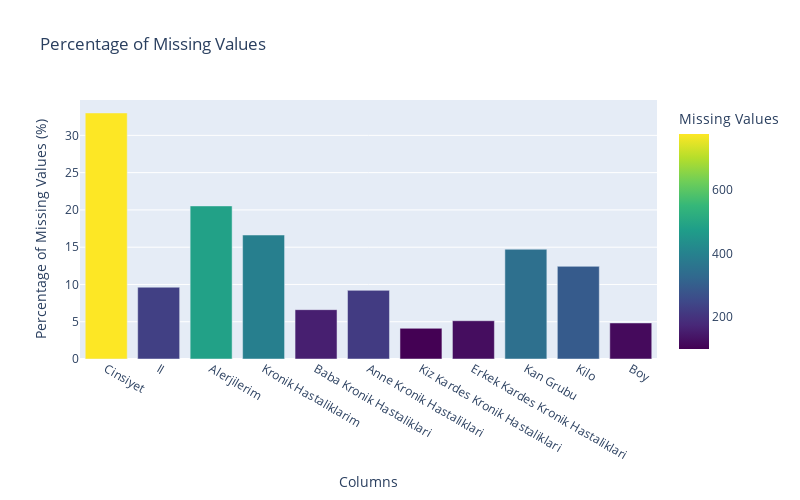

Here is the notebook cell this chart was saved with:
### Code cell
# Creating a DataFrame with missing values and their percentages
missing_data = pd.DataFrame({
    'Column': side_effects_data.columns,
    'Missing Values': side_effects_data.isnull().sum(),
    'Percentage (%)': (side_effects_data.isnull().sum() / len(side_effects_data)) * 100
})

# Visualizing missing values with Plotly
fig = px.bar(missing_data[missing_data['Missing Values'] > 0],
             x = 'Column', 
             y = 'Percentage (%)', 
             title = 'Percentage of Missing Values',
             labels = {'Column': 'Columns', 'Percentage (%)': 'Percentage of Missing Values (%)'},
             color = 'Missing Values', 
             color_continuous_scale = px.colors.sequential.Viridis)

fig.update_layout(width = 800, height = 500)
fig.show()

### Figure 1 — Plotly figure (JSON) as saved in the notebook; plotly's stock layout.template omitted (floating-point values rounded to 4 significant figures)
{"data": [{"alignmentgroup": "True", "hovertemplate": "Columns=%{x}<br>Percentage of Missing Values (%)=%{y}<br>Missing Values=%{marker.color}<extra></extra>", "legendgroup": "", "marker": {"color": [778, 227, 484, 392, 156, 217, 97, 121, 347, 293, 114], "coloraxis": "coloraxis", "pattern": {"shape": ""}}, "name": "", "offsetgroup": "", "orientation": "v", "showlegend": false, "textposition": "auto", "type": "bar", "x": ["Cinsiyet", "Il", "Alerjilerim", "Kronik Hastaliklarim", "Baba Kronik Hastaliklari", "Anne Kronik Hastaliklari", "Kiz Kardes Kronik Hastaliklari", "Erkek Kardes Kronik Hastaliklari", "Kan Grubu", "Kilo", "Boy"], "xaxis": "x", "y": [33.01, 9.631, 20.53, 16.63, 6.619, 9.207, 4.115, 5.134, 14.72, 12.43, 4.837], "yaxis": "y"}], "layout": {"barmode": "relative", "coloraxis": {"colorbar": {"title": {"text": "Missing Values"}}, "colorscale": [[0, "#440154"], [0.1111, "#482878"], [0.2222, "#3e4989"], [0.3333, "#31688e"], [0.4444, "#26828e"], [0.5556, "#1f9e89"], [0.6667, "#35b779"], [0.7778, "#6ece58"], [0.8889, "#b5de2b"], [1, "#fde725"]]}, "height": 500, "legend": {"tracegroupgap": 0}, "title": {"text": "Percentage of Missing Values"}, "width": 800, "xaxis": {"anchor": "y", "domain": [0, 1], "title": {"text": "Columns"}}, "yaxis": {"anchor": "x", "domain": [0, 1], "title": {"text": "Percentage of Missing Values (%)"}}}}
